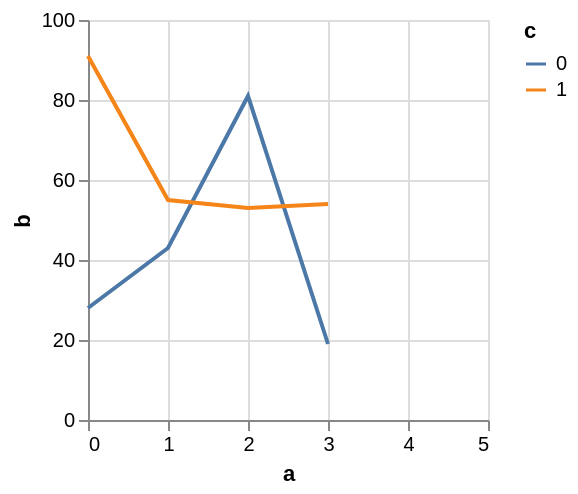

The Vega-Lite source for this figure:
### Vega specification from a JSON file in a GitHub repository (floating-point values rounded to 4 significant figures)
{"$schema": "https://vega.github.io/schema/vega/v5.json", "autosize": "pad", "padding": 5, "width": 200, "height": 200, "style": "cell", "data": [{"name": "source_0", "values": [{"a": 0, "b": 28, "c": 0}, {"a": 0, "b": 91, "c": 1}, {"a": 1, "b": 43, "c": 0}, {"a": 1, "b": 55, "c": 1}, {"a": 2, "b": 81, "c": 0}, {"a": 2, "b": 53, "c": 1}, {"a": 3, "b": 19, "c": 0}]}, {"name": "data_0", "source": "source_0", "transform": [{"type": "impute", "field": "b", "key": "a", "method": "value", "groupby": ["c"], "value": null}, {"type": "window", "as": ["imputed_b_value"], "ops": ["mean"], "fields": ["b"], "frame": [-2, 2], "ignorePeers": false, "groupby": ["c"]}, {"type": "formula", "expr": "datum.b === null ? datum.imputed_b_value : datum.b", "as": "b"}]}], "marks": [{"name": "pathgroup", "type": "group", "from": {"facet": {"name": "faceted_path_main", "data": "data_0", "groupby": ["c"]}}, "encode": {"update": {"width": {"field": {"group": "width"}}, "height": {"field": {"group": "height"}}}}, "marks": [{"name": "marks", "type": "line", "style": ["line"], "sort": {"field": "datum[\"a\"]"}, "from": {"data": "faceted_path_main"}, "encode": {"update": {"stroke": {"scale": "color", "field": "c"}, "x": {"scale": "x", "field": "a"}, "y": {"scale": "y", "field": "b"}, "defined": {"signal": "datum[\"a\"] !== null && !isNaN(datum[\"a\"]) && datum[\"b\"] !== null && !isNaN(datum[\"b\"])"}}}}]}], "scales": [{"name": "x", "type": "linear", "domain": {"data": "data_0", "field": "a"}, "range": [0, {"signal": "width"}], "nice": 1, "zero": false}, {"name": "y", "type": "linear", "domain": {"data": "data_0", "field": "b"}, "range": [{"signal": "height"}, 0], "nice": true, "zero": true}, {"name": "color", "type": "ordinal", "domain": {"data": "data_0", "field": "c", "sort": true}, "range": "category"}], "axes": [{"scale": "x", "orient": "bottom", "gridScale": "y", "grid": true, "tickCount": {"signal": "ceil(width/40)"}, "domain": false, "labels": false, "maxExtent": 0, "minExtent": 0, "ticks": false, "zindex": 0}, {"scale": "y", "orient": "left", "gridScale": "x", "grid": true, "tickCount": {"signal": "ceil(height/40)"}, "domain": false, "labels": false, "maxExtent": 0, "minExtent": 0, "ticks": false, "zindex": 0}, {"scale": "x", "orient": "bottom", "grid": false, "title": "a", "labelFlush": true, "labelOverlap": true, "tickCount": {"signal": "ceil(width/40)"}, "zindex": 0}, {"scale": "y", "orient": "left", "grid": false, "title": "b", "labelOverlap": true, "tickCount": {"signal": "ceil(height/40)"}, "zindex": 0}], "legends": [{"stroke": "color", "gradientLength": {"signal": "clamp(height, 64, 200)"}, "symbolType": "stroke", "title": "c"}]}
